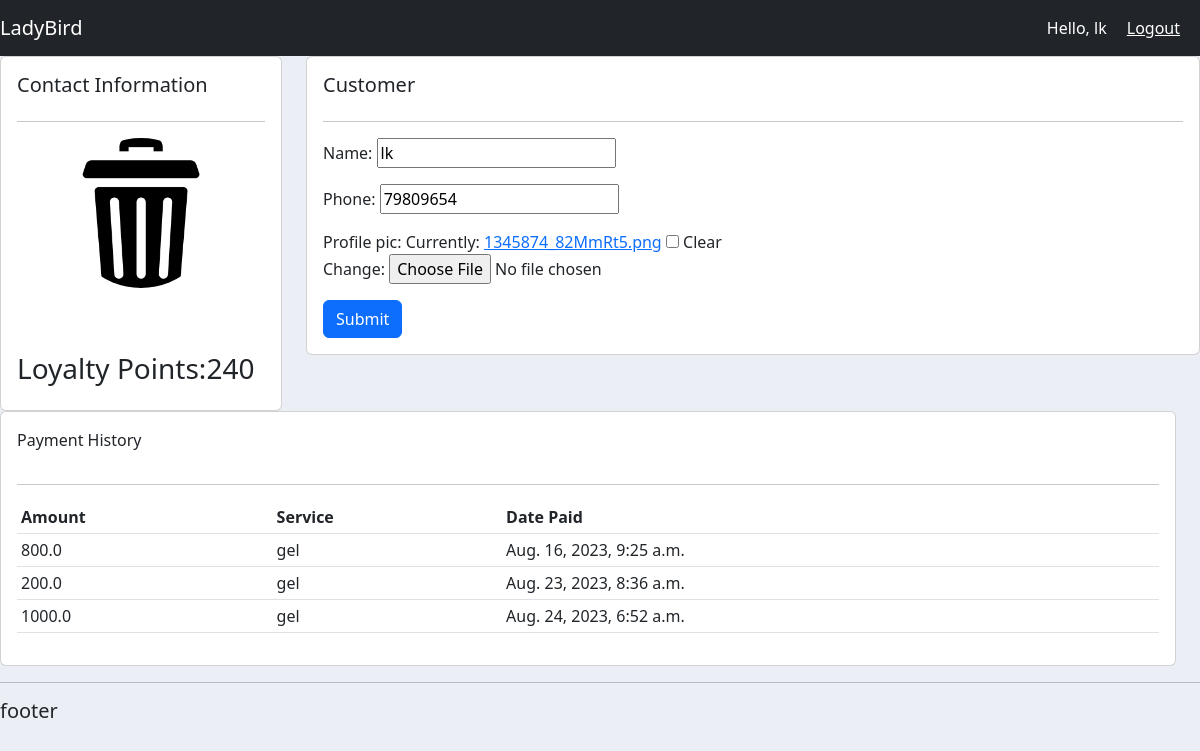
Screenshot of /user/ (signed in) with the database file from the repository.
### spaservices/models.py (models this page shows, shortened)
class Customer(models.Model):
    user = models.OneToOneField(User, null=True, blank=True, on_delete=models.CASCADE)
    name = models.CharField(max_length=255, null=True)
    profile_pic = models.ImageField(default="user.png",null=True,blank=True)
    phone = models.IntegerField(null=True)
    loyalty_points = models.IntegerField(null=True, blank=True,default=0)

class Payment(models.Model):
    customer = models.ForeignKey(Customer, null=True, on_delete= models.CASCADE)
    amount = models.FloatField(null=True)
    code = models.CharField(max_length=255, null=True)
    services = models.ManyToManyField(SpaService)
    date_paid = models.DateTimeField(auto_now_add=True,null=True)

class SpaService(models.Model):
    name = models.CharField(max_length=200, null=True)
    price = models.IntegerField(null=True, blank=True)
    def __str__(self):
        return self.name

### spaservices/decorators.py (the view)
        def wrapper_func(request, *args, **kwargs):
            group = None
            if request.user.groups.exists():
                group = request.user.groups.all()[0].name
            if group in allowed_roles:
                return view_func(request, *args, **kwargs)
            else:
                return HttpResponse('You are not Authorised to Access')

### spaservices/forms.py
class CustomerForm(ModelForm):
    class Meta:
        model = Customer
        fields = ['name', 'phone','profile_pic']

### spaservices/views.py (called while the page is built)
@login_required(login_url='login')
@allowed_users(allowed_roles=['customer'])
def userPage(request):
    payments = request.user.customer.payment_set.all()
    customer = request.user.customer
    form = CustomerForm(instance=customer)
    if request.method == 'POST':
        form = CustomerForm(request.POST,request.FILES,instance=customer)
        if form.is_valid():
            form.save()
    context = {'payments':payments, 'customer':customer,'form':form}
    return render(request, 'spaservices/user.html', context)

### spaservices/templates/spaservices/user.html (shortened to what this page needs)
{% extends 'spaservices/main.html' %}
{% block content %}
<div class="row">
    <div class="col-md-3">
        <div class="card card-body">
            <h5>Contact Information</h5>
            <hr>
            <img class="profile-pic" src="{{request.user.customer.profile_pic.url}}" alt = "upload Your profile profile-pic">
            <br>
            <br>
            <h3>Loyalty Points:{{ customer.loyalty_points }}</h3>
        </div>
    </div>
    <div class="col-md">
        <div class="card card-body">
            <h5>Customer</h5>
            <hr>
            <form method="POST" action="" enctype="multipart/form-data">
            {{ form.as_p }}
            <input class= "btn btn-primary"  type="submit" name="Submit">
            </form>
        </div>
    </div>
<br>
<br>
<div class="row">
    <div class="col-md">
        <div class="card card-body">
            <p>Payment History</p>
            <hr>
            <table class=" table table-sm">
                <tr>
                    <th>Amount</th>
                    <th>Service</th>
                    <th>Date Paid</th>
                </tr>
                {% for payment in payments %}
                <tr>
                    <td>{{ payment.amount }}</td>
                    <td>{{ payment.services.all|join:", " }}</td>
                    <td>{{ payment.date_paid }}</td>
                </tr>
                {% endfor %}
            </table>
        </div>
    </div>
</div>
</div>
{% endblock content %}

### spaservices/templates/spaservices/main.html (shortened to what this page needs)
{% load static %}
<!doctype html>
<html lang="en">
  <head>
    <link href="https://cdn.jsdelivr.net/npm/bootstrap@5.3.0/dist/css/bootstrap.min.css" rel="stylesheet">
    <link rel="stylesheet"  type="text/css" href="{% static '/css/main.css' %}">
  </head>
  <body>
    {% include 'spaservices/navbar.html'%}
    {% block content %}
    {% endblock %}
    <hr>
    <h5>footer</h5>
  </body>
</html>

### spaservices/templates/spaservices/navbar.html (shortened to what this page needs)
{% load static %}
<nav class="navbar navbar-expand-lg navbar-dark bg-dark">
    <a class="navbar-brand" href="#">LadyBird</a>
    {% if request.user.is_anonymous %}
    <span ><a class="hello-msg"  href="{% url 'logout' %}">LogIn</a></span>
    {% else %}
    <span class="hello-msg">Hello, {{request.user}}</span>
    <span ><a class="hello-msg"  href="{% url 'logout' %}">Logout</a></span>
    {% endif %}
  </nav>

### static/css/main.css (style rules this page uses)
body { background-color: #ebeff5; }

### spaservices/templates/spaservices/navbar.html (style rules this page uses)
.hello-msg { font-size: 18pf; color: #fff; margin-right: 20px; }

### spaservices/templates/spaservices/user.html (style rules this page uses)
.profile-pic { max-width: 150px; max-height: 150px; margin: 0 auto; border-radius: 50%; }

### rows the page displays
Customer: loyalty_points "240", name "lk", phone "79809654"
Payment: amount "800.0", services.all "gel", date_paid "Aug. 16, 2023, 9:25 a.m."
Payment: amount "200.0", services.all "gel", date_paid "Aug. 23, 2023, 8:36 a.m."
Payment: amount "1000.0", services.all "gel", date_paid "Aug. 24, 2023, 6:52 a.m."

### other values shown
{{ request.user }} "lk"
